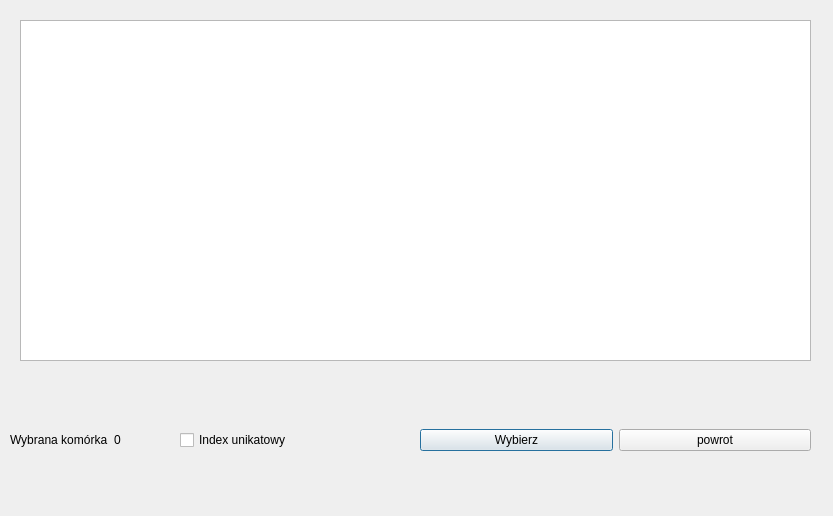
<?xml version="1.0" encoding="UTF-8"?>
<ui version="4.0">
 <class>Dialog</class>
 <widget class="QDialog" name="Dialog">
  <property name="geometry">
   <rect>
    <x>0</x>
    <y>0</y>
    <width>833</width>
    <height>516</height>
   </rect>
  </property>
  <property name="windowTitle">
   <string>Tables </string>
  </property>
  <widget class="QWidget" name="gridLayoutWidget">
   <property name="geometry">
    <rect>
     <x>10</x>
     <y>20</y>
     <width>811</width>
     <height>341</height>
    </rect>
   </property>
   <layout class="QGridLayout" name="gridLayout">
    <property name="sizeConstraint">
     <enum>QLayout::SetNoConstraint</enum>
    </property>
    <property name="leftMargin">
     <number>10</number>
    </property>
    <property name="rightMargin">
     <number>10</number>
    </property>
    <item row="0" column="0">
     <widget class="QTableWidget" name="dbTables">
      <property name="enabled">
       <bool>true</bool>
      </property>
     </widget>
    </item>
   </layout>
  </widget>
  <widget class="QWidget" name="gridLayoutWidget_2">
   <property name="geometry">
    <rect>
     <x>420</x>
     <y>400</y>
     <width>391</width>
     <height>80</height>
    </rect>
   </property>
   <layout class="QGridLayout" name="gridLayout_2">
    <item row="0" column="0">
     <widget class="QPushButton" name="okButton">
      <property name="text">
       <string>Wybierz</string>
      </property>
     </widget>
    </item>
    <item row="0" column="1">
     <widget class="QPushButton" name="cancelButton">
      <property name="text">
       <string>powrot</string>
      </property>
     </widget>
    </item>
   </layout>
  </widget>
  <widget class="QWidget" name="gridLayoutWidget_3">
   <property name="geometry">
    <rect>
     <x>10</x>
     <y>400</y>
     <width>160</width>
     <height>80</height>
    </rect>
   </property>
   <layout class="QGridLayout" name="gridLayout_3">
    <item row="0" column="0">
     <widget class="QLabel" name="label">
      <property name="text">
       <string>Wybrana komórka</string>
      </property>
     </widget>
    </item>
    <item row="0" column="1">
     <widget class="QLabel" name="chosedValue">
      <property name="text">
       <string>0</string>
      </property>
     </widget>
    </item>
   </layout>
  </widget>
  <widget class="QWidget" name="gridLayoutWidget_4">
   <property name="geometry">
    <rect>
     <x>180</x>
     <y>400</y>
     <width>231</width>
     <height>80</height>
    </rect>
   </property>
   <layout class="QGridLayout" name="gridLayout_4">
    <item row="0" column="0">
     <widget class="QCheckBox" name="checkBox">
      <property name="text">
       <string>Index unikatowy</string>
      </property>
     </widget>
    </item>
   </layout>
  </widget>
 </widget>
 <resources/>
 <connections/>
</ui>
